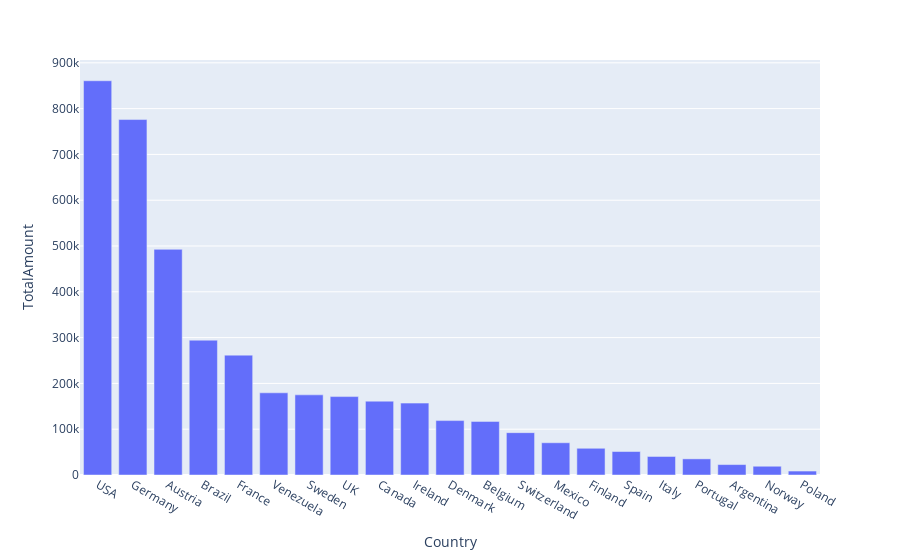

The notebook cell this image was saved under:
### Code cell
px.bar(data_frame=prop,x='Country',y='TotalAmount')

### Figure 1 — Plotly figure (JSON) as saved in the notebook; plotly's stock layout.template omitted (floating-point values rounded to 4 significant figures)
{"data": [{"alignmentgroup": "True", "hovertemplate": "Country=%{x}<br>TotalAmount=%{y}<extra></extra>", "legendgroup": "", "marker": {"color": "#636efa", "pattern": {"shape": ""}}, "name": "", "offsetgroup": "", "orientation": "v", "showlegend": false, "textposition": "auto", "type": "bar", "x": ["USA", "Germany", "Austria", "Brazil", "France", "Venezuela", "Sweden", "UK", "Canada", "Ireland", "Denmark", "Belgium", "Switzerland", "Mexico", "Finland", "Spain", "Italy", "Portugal", "Argentina", "Norway", "Poland"], "xaxis": "x", "y": [860900.0, 776100.0, 492700.0, 294400.0, 261700.0, 179500.0, 175000.0, 171200.0, 161234, 156900.0, 118800.0, 117000.0, 92440.0, 70400.0, 58350.0, 51270.0, 40470.0, 35220.0, 22770.0, 19130.0, 8625.0], "yaxis": "y"}], "layout": {"barmode": "relative", "legend": {"tracegroupgap": 0}, "margin": {"t": 60}, "xaxis": {"anchor": "y", "domain": [0, 1], "title": {"text": "Country"}}, "yaxis": {"anchor": "x", "domain": [0, 1], "title": {"text": "TotalAmount"}}}}
